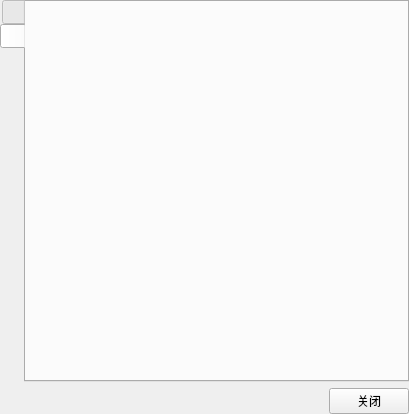
<?xml version="1.0" encoding="UTF-8"?>
<ui version="4.0">
 <class>ByyConnectDialog</class>
 <widget class="QDialog" name="ByyConnectDialog">
  <property name="geometry">
   <rect>
    <x>0</x>
    <y>0</y>
    <width>409</width>
    <height>414</height>
   </rect>
  </property>
  <property name="windowTitle">
   <string>仿真连接</string>
  </property>
  <layout class="QVBoxLayout" name="verticalLayout_2">
   <property name="margin">
    <number>0</number>
   </property>
   <item>
    <widget class="QTabWidget" name="tabWidget">
     <property name="tabPosition">
      <enum>QTabWidget::West</enum>
     </property>
     <property name="currentIndex">
      <number>1</number>
     </property>
     <property name="iconSize">
      <size>
       <width>32</width>
       <height>32</height>
      </size>
     </property>
     <widget class="QWidget" name="tab">
      <attribute name="title">
       <string/>
      </attribute>
      <layout class="QHBoxLayout" name="horizontalLayout">
       <property name="margin">
        <number>0</number>
       </property>
       <item>
        <widget class="QTableWidget" name="tableWidget">
         <property name="selectionBehavior">
          <enum>QAbstractItemView::SelectRows</enum>
         </property>
         <property name="showGrid">
          <bool>false</bool>
         </property>
         <attribute name="horizontalHeaderHighlightSections">
          <bool>false</bool>
         </attribute>
         <attribute name="horizontalHeaderStretchLastSection">
          <bool>true</bool>
         </attribute>
         <attribute name="verticalHeaderVisible">
          <bool>false</bool>
         </attribute>
         <column>
          <property name="text">
           <string>连接</string>
          </property>
         </column>
         <column>
          <property name="text">
           <string>状态</string>
          </property>
         </column>
        </widget>
       </item>
       <item>
        <layout class="QVBoxLayout" name="verticalLayout">
         <item>
          <widget class="QPushButton" name="pushButton_2">
           <property name="enabled">
            <bool>false</bool>
           </property>
           <property name="text">
            <string>连接</string>
           </property>
          </widget>
         </item>
         <item>
          <spacer name="verticalSpacer">
           <property name="orientation">
            <enum>Qt::Vertical</enum>
           </property>
           <property name="sizeHint" stdset="0">
            <size>
             <width>20</width>
             <height>40</height>
            </size>
           </property>
          </spacer>
         </item>
        </layout>
       </item>
      </layout>
     </widget>
     <widget class="QWidget" name="tab_2">
      <attribute name="title">
       <string/>
      </attribute>
     </widget>
    </widget>
   </item>
   <item>
    <layout class="QHBoxLayout" name="horizontalLayout_2">
     <item>
      <spacer name="horizontalSpacer">
       <property name="orientation">
        <enum>Qt::Horizontal</enum>
       </property>
       <property name="sizeHint" stdset="0">
        <size>
         <width>40</width>
         <height>20</height>
        </size>
       </property>
      </spacer>
     </item>
     <item>
      <widget class="QPushButton" name="pushButton">
       <property name="text">
        <string>关闭</string>
       </property>
      </widget>
     </item>
    </layout>
   </item>
  </layout>
 </widget>
 <layoutdefault spacing="6" margin="11"/>
 <resources/>
 <connections>
  <connection>
   <sender>pushButton</sender>
   <signal>clicked()</signal>
   <receiver>ByyConnectDialog</receiver>
   <slot>close()</slot>
   <hints>
    <hint type="sourcelabel">
     <x>487</x>
     <y>469</y>
    </hint>
    <hint type="destinationlabel">
     <x>348</x>
     <y>461</y>
    </hint>
   </hints>
  </connection>
 </connections>
</ui>
